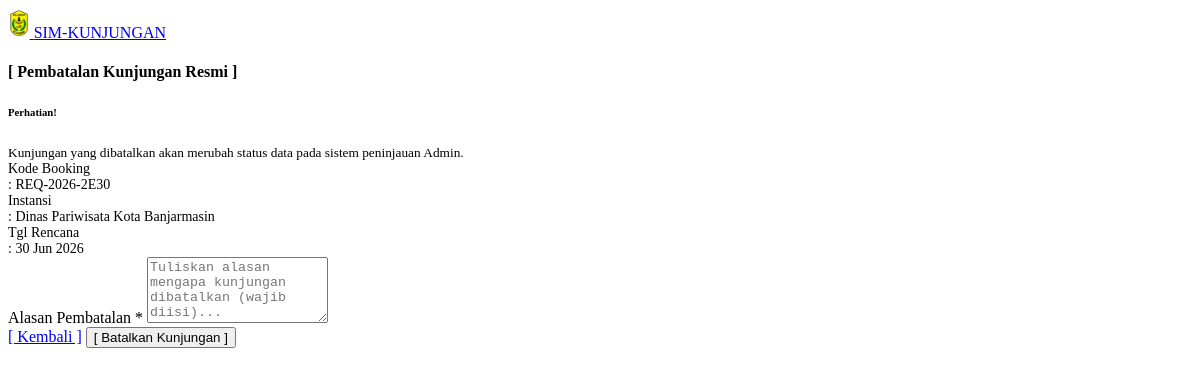
Screenshot of /batal_kunjungan.php?id=7 with the database file from the repository.
### tables this page shows
CREATE TABLE `kunjungan` (
  `id_kunjungan` int NOT NULL,
  `kode_booking` varchar(20) DEFAULT NULL,
  `email_pemohon` varchar(100) DEFAULT NULL,
  `no_hp_pemohon` varchar(20) DEFAULT NULL,
  `no_register` varchar(50) DEFAULT NULL,
  `jenis_pendaftaran` enum('online','walk-in') DEFAULT 'online',
  `id_kategori` int DEFAULT NULL,
  `tgl_surat_permohonan` date DEFAULT NULL,
  `tgl_kunjungan` date DEFAULT NULL,
  `waktu_kunjungan` time DEFAULT NULL,
  `nama_instansi_tamu` varchar(150) DEFAULT NULL,
  `alamat_instansi` text,
  `jumlah_peserta_rencana` int DEFAULT NULL,
  `materi_kunjungan` text,
  `file_surat_permohonan` varchar(255) DEFAULT NULL,
  `no_skk` varchar(100) DEFAULT NULL,
  `tgl_skk` date DEFAULT NULL,
  `instansi_pengirim_skk` varchar(150) DEFAULT NULL,
  `perihal_skk` varchar(255) DEFAULT NULL,
  `file_skk` varchar(255) DEFAULT NULL,
  `id_pj` int DEFAULT NULL,
  `id_ruangan` int DEFAULT NULL,
  `id_admin_verif` int DEFAULT NULL,
  `status_kegiatan` enum('pending','dijadwalkan','sedang berkunjung','selesai','batal') DEFAULT 'pending',
  `alasan_pembatalan` text,
  `tgl_pembatalan` datetime DEFAULT NULL,
  `qr_code_data` varchar(500) DEFAULT NULL,
  `qr_code_path` varchar(255) DEFAULT NULL,
  `status_kehadiran` enum('belum','hadir','selesai') DEFAULT 'belum',
  `waktu_scan` timestamp NULL DEFAULT NULL,
  `batas_waktu_kunjungan` datetime DEFAULT NULL,
  `waktu_checkout` timestamp NULL DEFAULT NULL,
  `created_at` timestamp NOT NULL DEFAULT CURRENT_TIMESTAMP
);

### batal_kunjungan.php (the view, shortened to what this page needs)
<?php
include 'koneksi.php';
$id_kunjungan = isset($_GET['id']) ? intval($_GET['id']) : 0;
$kode_booking  = "";
$instansi_tamu = "";
$tgl_rencana   = "";
$query = mysqli_query($koneksi, "SELECT * FROM kunjungan WHERE id_kunjungan = '$id_kunjungan'");
if ($query && mysqli_num_rows($query) > 0) {
    $d = mysqli_fetch_assoc($query);
    $kode_booking  = $d['kode_booking'];
    $instansi_tamu = $d['nama_instansi_tamu'];
    $tgl_rencana   = isset($d['tgl_kunjungan']) ? date('d M Y', strtotime($d['tgl_kunjungan'])) : '-';
} else {
    header("Location: cek_status.php");
    exit();
}
?>
<!doctype html>
<html lang="id">
<head>
    <link rel="stylesheet" href="assets/css/style.css" id="main-style-link" />
</head>
<body class="bg-light">
    <nav class="navbar navbar-expand-md navbar-light bg-white shadow-sm">
      <div class="container">
        <a class="navbar-brand text-dark fw-bold" href="index.php">
          <img src="assets/images/logo.png" alt="logo" style="height:30px" class="me-2" />
          SIM-KUNJUNGAN
        </a>
      </div>
    </nav>
    <div class="container mt-5">
        <div class="row justify-content-center">
            <div class="col-lg-6">
                <div class="card shadow border-danger">
                    <div class="card-header bg-danger text-white text-center py-3">
                        <h4 class="mb-0 text-white">[ Pembatalan Kunjungan Resmi ]</h4>
                    </div>
                    <div class="card-body p-4">
                        <div class="alert alert-warning mb-4">
                            <h6 class="fw-bold">Perhatian!</h6>
                            <small>Kunjungan yang dibatalkan akan merubah status data pada sistem peninjauan Admin.</small>
                        </div>
                        <div class="bg-light p-3 rounded border mb-4" style="font-size: 14px;">
                            <div class="row mb-1">
                                <div class="col-5 text-muted">Kode Booking</div>
                                <div class="col-7 fw-bold text-danger">: <?= htmlspecialchars($kode_booking); ?></div>
                            </div>
                            <div class="row mb-1">
                                <div class="col-5 text-muted">Instansi</div>
                                <div class="col-7 fw-bold">: <?= htmlspecialchars($instansi_tamu); ?></div>
                            </div>
                            <div class="row">
                                <div class="col-5 text-muted">Tgl Rencana</div>
                                <div class="col-7 fw-bold">: <?= $tgl_rencana; ?></div>
                            </div>
                        </div>
                        <form method="POST" action="proses_batal.php">
                            <div class="mb-4">
                                <label class="form-label fw-bold">Alasan Pembatalan <span class="text-danger">*</span></label>
                                <textarea name="alasan_pembatalan" class="form-control border-danger" rows="4" placeholder="Tuliskan alasan mengapa kunjungan dibatalkan (wajib diisi)..." required></textarea>
                            </div>
                            <div class="d-flex justify-content-between gap-3">
                                <a href="cek_status.php" class="btn btn-light border w-50">[ Kembali ]</a>
                                <button type="submit" name="proses_batal" class="btn btn-danger w-50 fw-bold">
                                    [ Batalkan Kunjungan ]
                                </button>
                            </div>
                        </form>
                    </div>
                </div>
            </div>
        </div>
    </div>
</body>
</html>

### rows the page displays
kunjungan: kode_booking "REQ-2026-2E30", nama_instansi_tamu "Dinas Pariwisata Kota Banjarmasin", tgl_kunjungan "30 Jun 2026"
